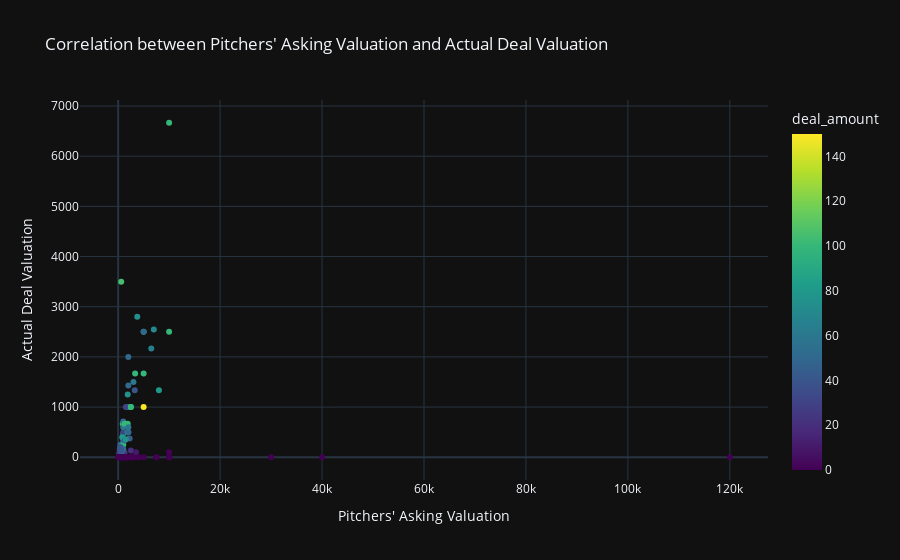

Notebook code cell kept with this figure:
### Markdown cell above
# **Correlation between the pitchers asking valuation and the actual deal valuation**

### Code cell
# Correlation between the pitchers asking valuation and the actual deal valuation in the deals

figure = px.scatter(df, x='ask_valuation', y='deal_valuation',
                 labels={'ask_valuation': "Pitchers' Asking Valuation",
                         'deal_valuation': "Actual Deal Valuation"},
                 title="Correlation between Pitchers' Asking Valuation and Actual Deal Valuation",
                 color='deal_amount',
                 color_continuous_scale='Viridis', 
                 hover_name='brand_name'
                 )

figure.update_layout(template='plotly_dark')

figure.show()

### Figure 1 — Plotly figure (JSON) as saved in the notebook; plotly's stock layout.template omitted (floating-point values rounded to 4 significant figures)
{"data": [{"hovertemplate": "<b>%{hovertext}</b><br><br>Pitchers' Asking Valuation=%{x}<br>Actual Deal Valuation=%{y}<br>deal_amount=%{marker.color}<extra></extra>", "hovertext": ["BluePine Industries", "Booz scooters", "Heart up my Sleeves", "Tagz Foods", "Head and Heart", "Agro tourism", "Qzense Labs", "Peeschute", "NOCD", "Cosiq", "JhaJi Achaar", "Bummer", "Revamp Moto", "Hungry Heads", "Shrawani Engineers", "Skippi Pops", "Menstrupedia", "Hecolll", "Raising Superstars", "Torch-it", "La Kheer Deli", "Beyond Snack", "Vivalyf Innovations- Easy Life", "Motion Breeze", "Altor", "Ariro", "Kabira Handmade", "Nuutjob", "Meatyour", "EventBeep", "Gopal's 56", "ARRCOAT Surface Textures", "Farda", "Auli Lifestyle", "SweeDesi", "LOKA", "Annie", "Caragreen", "The Yarn Bazaar", "The Renal Project", "Morikko Pure Foods", "Good Good Piggy Bank", "Hammer Lifestyle", "PNT", "Cocofit", "Bamboo India", "Flying Furr", "Beyond Water", "Let's Try", "Find Your Kicks India", "Aas Vidyalaya", "Outbox", "RoadBounce", "Mommy's Kitchen", "India Hemp and Co", "Otua", "Anthyesti", "Ethik", "WeSTOCK", "KetoIndia", "Magic lock", "The State Plate", "Bakarmax", "IN A CAN", "Get a Whey", "Sid07 Designs", "The Quirky Nari", "Hair Originals", "Poo de Cologne", "Moonshine Meads", "Falhari", "Namhya Foods", "Urban Monkey", "Guardian Gears", "Modern Myth", "The Sass Bar", "KG Agrotech", "Nuskha Kitchen", "PawsIndia", "Sunfox Technologies", "Alpino", "Isak Fragrances", "Julaa Automation", "Rare Planet", "Theka Coffee", "Watt Technovations", "Aliste Technologies", "Insurance Samadhan", "Humpy A2", "Kunafa World", "Gold Safe Solutions Ind.", "Wakao Foods", "PDD Falcon", "PlayBox TV", "Sippline Drinking Shields", "Kabaddi Adda", "Shades of Spring", "Scholify", "Scrapshala", "Sabjikothi", "AyuRythm", "Astrix", "Thea and Sid", "Experential Etc", "GrowFitter", "Med Tech", "Colour Me Mad", "Mavi's", "Tweek Labs", "Proxgy", "Nomad Food Project", "Twee in One", "Green Protein", "On2Cook", "Jain Shikanji", "Woloo", "Elcare India"], "legendgroup": "", "marker": {"color": [75, 40, 25, 70, 0, 0, 0, 75, 20, 50, 0, 75, 100, 0, 0, 100, 50, 0, 100, 0, 0, 50, 56, 30, 50, 50, 0, 25, 30, 30, 0, 50, 30, 75, 0, 40, 105, 50, 100, 100, 0, 0, 100, 25, 5e-05, 50, 0, 75, 45, 50, 150, 0, 80, 0, 0, 1, 0, 0, 60, 0, 0, 40, 0, 100, 100, 25, 35, 60, 0, 0, 0, 50, 0, 0, 0, 50, 10, 0, 50, 100, 0, 50, 0, 65, 0, 0.00101, 0, 100, 100, 0, 50, 75, 0, 0, 0, 80, 0, 0, 0, 0, 75, 0, 0, 0, 50, 0, 40, 0, 60, 10, 40, 0, 0, 0, 40, 0, 0], "coloraxis": "coloraxis", "symbol": "circle"}, "mode": "markers", "name": "", "orientation": "v", "showlegend": false, "type": "scatter", "x": [1000, 266.7, 250, 7000, 1000, 1000, 40000, 1875, 2500, 666.7, 500, 1875, 10000, 1000, 50, 900, 500, 10000, 5000, 7500, 666.7, 2000, 746.7, 1000, 1000, 2000, 2000, 500, 600, 1500, 120000, 1000, 300, 1875, 1333.0, 800, 600, 500, 2500, 3333.0, 3333.0, 900, 1000, 1250, 100, 2000, 1071.0, 1875, 2250, 500, 5000, 1000, 800, 3000, 1250, 10000, 2000, 300, 1000, 10000, 1500, 3250, 700, 2500, 1250, 470, 700, 3000, 1500, 1600, 2500, 2000, 10000, 600, 1500, 500, 300, 200, 1250, 5000, 7500, 625, 500, 6500, 500, 0.01, 1200, 10000, 1875, 1800, 1000, 1500, 2500, 2857.0, 500, 8000, 30000, 666.7, 500, 2400, 3750, 2500, 1143.0, 5000, 5000, 583.3, 400, 800, 2000, 3500, 400, 400, 3000, 10000, 500, 1250, 4000], "xaxis": "x", "y": [468.8, 80, 83.33, 2545.0, 0, 0, 0, 1250, 133.3, 200, 0, 1000, 6667.0, 0, 0, 666.7, 250, 0, 2500, 0, 0, 2000, 168.2, 500, 714.3, 500, 0, 125, 150, 1000, 0, 333.3, 150, 500, 0, 166.7, 3500, 250, 1000, 1667.0, 0, 0, 250, 100, 0, 1429.0, 0, 500, 375, 200, 1000, 0, 400, 0, 0, 100, 0, 0, 600, 0, 0, 1333.0, 0, 1000, 666.7, 33.33, 145.8, 1500, 0, 0, 0, 500, 0, 0, 0, 142.9, 25, 0, 333.3, 1667.0, 0, 100, 0, 2167.0, 0, 0.03, 0, 2500, 666.7, 0, 166.7, 357.1, 0, 0, 0, 1333.0, 0, 0, 0, 0, 2799.0, 0, 0, 0, 2500, 0, 160, 0, 600, 100, 200, 0, 0, 0, 133.3, 0, 0], "yaxis": "y"}], "layout": {"coloraxis": {"colorbar": {"title": {"text": "deal_amount"}}, "colorscale": [[0, "#440154"], [0.1111, "#482878"], [0.2222, "#3e4989"], [0.3333, "#31688e"], [0.4444, "#26828e"], [0.5556, "#1f9e89"], [0.6667, "#35b779"], [0.7778, "#6ece58"], [0.8889, "#b5de2b"], [1, "#fde725"]]}, "legend": {"tracegroupgap": 0}, "title": {"text": "Correlation between Pitchers' Asking Valuation and Actual Deal Valuation"}, "xaxis": {"anchor": "y", "domain": [0, 1], "title": {"text": "Pitchers' Asking Valuation"}}, "yaxis": {"anchor": "x", "domain": [0, 1], "title": {"text": "Actual Deal Valuation"}}}}
